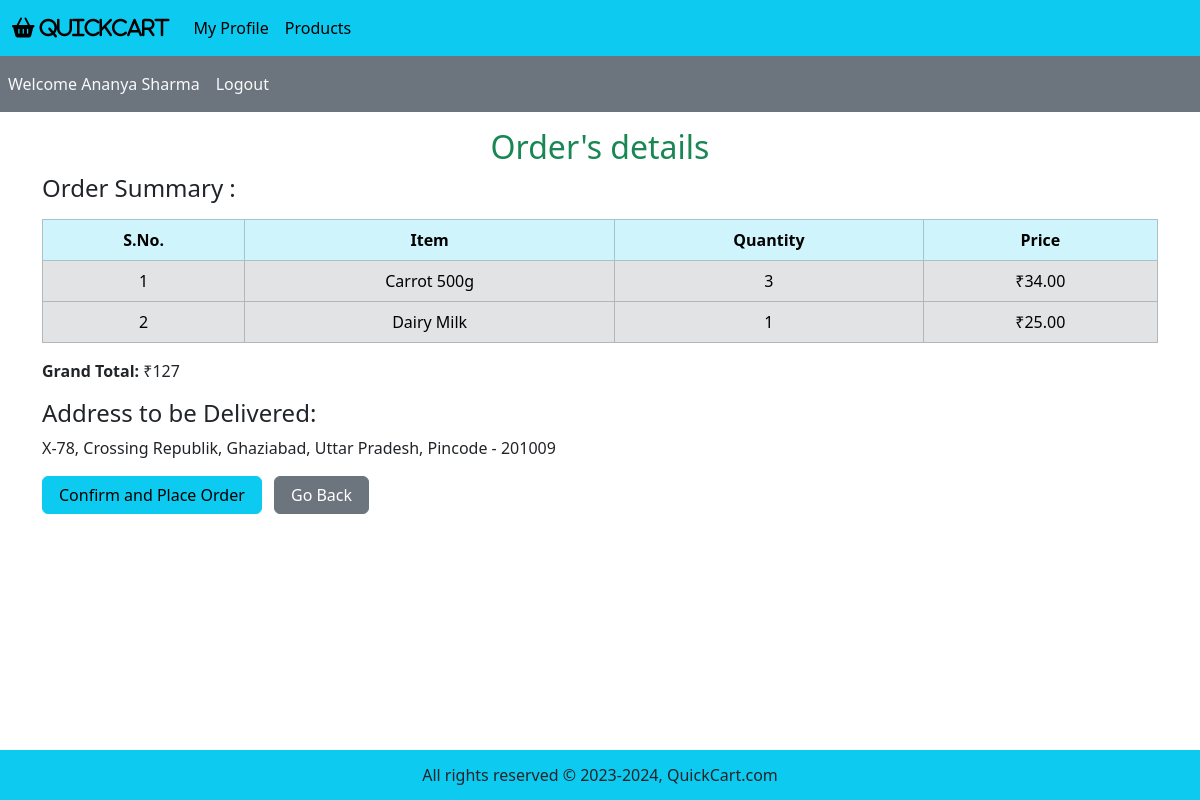
The page /customer_mode/checkout.php?customer_id=2 on the database its author committed.
### tables this page shows
CREATE TABLE IF NOT EXISTS customer (
	customerID INT AUTO_INCREMENT PRIMARY KEY, 
    first_name VARCHAR(50) NOT NULL,  
    last_name VARCHAR(50),
    address_street VARCHAR(100) NOT NULL,  
	address_city VARCHAR(50) NOT NULL,
	address_state VARCHAR(50) NOT NULL,
    pincode INT NOT NULL,
    phone_no BIGINT UNIQUE NOT NULL,  
    email VARCHAR(100) UNIQUE NOT NULL,
    password VARCHAR(50) NOT NULL,
    dob DATE NOT NULL,
    age INT DEFAULT 0,  
    gender VARCHAR(10)
);

CREATE TABLE IF NOT EXISTS addsToCart (
    customerID INT NOT NULL,
    productID INT NOT NULL,
    quantity INT NOT NULL DEFAULT 1 CHECK (quantity >= 1),
    PRIMARY KEY (customerID, productID),
    FOREIGN KEY (customerID) REFERENCES customer(customerID) ON DELETE CASCADE,
    FOREIGN KEY (productID) REFERENCES product(productID) ON DELETE CASCADE
);

CREATE TABLE IF NOT EXISTS product (
	productID INT AUTO_INCREMENT PRIMARY KEY,
    name VARCHAR(50) NOT NULL,
    price DECIMAL(10, 2) NOT NULL,
    stock INT NOT NULL DEFAULT 0 CHECK (stock>=0),
    brand VARCHAR(50) NOT NULL,
    qty_bought INT NOT NULL DEFAULT 0,
    description VARCHAR(200) NOT NULL DEFAULT "A high-quality product.",  
    prod_image VARCHAR(200) NOT NULL,
    categoryID INT NOT NULL,  
    FOREIGN KEY (categoryID) REFERENCES productCategory(categoryID) ON DELETE CASCADE 
    ON UPDATE CASCADE
     
);

### functions/common_function.php (called while the page is built, shortened)
<?php
include ('../includes/connect.php');
function total_cart($cust_id)
{
    global $con;
    $user_id = $cust_id;
    $total = 0;
    $select_cart = "SELECT * FROM addstocart WHERE customerID = '$user_id'";
    $result_cart = mysqli_query($con, $select_cart);
    while ($row_cart = mysqli_fetch_assoc($result_cart)) {
        $prod_id = $row_cart['productID'];
        $prod_qty = $row_cart['quantity'];
        $select_prod = "SELECT * FROM product WHERE productID = '$prod_id'";
        $result_prod = mysqli_query($con, $select_prod);
        $row_prod = mysqli_fetch_assoc($result_prod);
        $prod_price = $row_prod['price'];
        $total += $prod_price * $prod_qty;
    }
    return $total;
}
        ?>

### customer_mode/checkout.php (the view, shortened to what this page needs)
<?php
include ('../functions/common_function.php');
if (isset ($_GET['customer_id'])) {
    $cust_id = $_GET['customer_id'];
    $get_data = "SELECT * FROM customer WHERE customerID = $cust_id;";
    $result_get = mysqli_query($con, $get_data);
    $row_data = mysqli_fetch_assoc($result_get);
    $cust_id = $row_data["customerID"];
    $cust_fname = $row_data['first_name'];
    $cust_lname = $row_data['last_name'];
    $street = $row_data['address_street'];
    $city = $row_data['address_city'];
    $state = $row_data['address_state'];
    $pincode = $row_data['pincode'];
    if ($cust_lname === null) {
        $cust_name = $cust_fname;
    } else {
        $cust_name = $cust_fname . ' ' . $cust_lname;
    }
    $totalPrice = total_cart($cust_id);
    $cust_address = $street . ', ' . $city . ', ' . $state . ', Pincode - ' . $pincode;
}
?>
<!DOCTYPE html>
<html lang="en">
<head>
    <link href="https://cdn.jsdelivr.net/npm/bootstrap@5.3.3/dist/css/bootstrap.min.css" rel="stylesheet"
>
    <link rel="stylesheet" href="https://cdnjs.cloudflare.com/ajax/libs/font-awesome/6.5.1/css/all.min.css"
 />
    <link rel="stylesheet" href="../style.css">
</head>
<body>
    <div class="container-fluid p-0">
        <nav class="navbar navbar-expand-lg bg-info">
            <div class="container-fluid">
                <a class="navbar-brand" href="#"><i class="fa fa-shopping-basket" aria-hidden="true"> QuickCart</i></a>
                <div class="collapse navbar-collapse" id="navbarSupportedContent">
                    <ul class="navbar-nav me-auto mb-2 mb-lg-0">
                        <li class="nav-item">
                            <a class="nav-link active" aria-current="page"
                                href='profile_page.php?customer_id=<?php echo "$cust_id"; ?>'>My Profile</a>
                        </li>
                        <li class="nav-item">
                            <a class="nav-link active"
                                href='index.php?customer_id=<?php echo "$cust_id"; ?>'>Products</a>
                        </li>
                    </ul>
                </div>
            </div>
        </nav>
        <nav class="navbar navbar-expand-lg navbar-dark bg-secondary">
            <ul class="navbar-nav me-auto">
                <li class="nav-item">
                    <a class="nav-link text-light" href="">Welcome
                        <?php echo "$cust_name"; ?>
                    </a>
                </li>
                <li class="nav-item">
                    <a class="nav-link text-light" href="../start.php">Logout</a>
                </li>
            </ul>
        </nav>
        <div class="container my-3">
            <h2 class="text-center text-success mt-3">Order's details</h2>
            <h4>Order Summary :</h4>
            <table class="table table-bordered mt-3">
                <thead class="table-info text-center text-white">
                    <tr>
                        <th>S.No.</th>
                        <th>Item</th>
                        <th>Quantity</th>
                        <th>Price</th>
                    </tr>
                </thead>
                <tbody class="table-secondary text-white text-center">
                    <?php
                    $get_cart = "SELECT * FROM addsToCart WHERE customerID = '$cust_id';";
                    $result_get = mysqli_query($con, $get_cart);
                    $number = 0;
                    while ($row_get = mysqli_fetch_assoc($result_get)) {
                        $prodID = $row_get["productID"];
                        $q = $row_get["quantity"];
                        $get_prod = "SELECT * FROM product WHERE productID = '$prodID';";
                        $result_prod = mysqli_query($con, $get_prod);
                        $row_prod = mysqli_fetch_assoc($result_prod);
                        $prod_name = $row_prod["name"];
                        $prod_price = $row_prod["price"];
                        $number++ ;
                        ?>
                        <tr>
                            <td>
                                <?php echo "$number"; ?>
                            </td>
                            <td>
                                <?php echo "$prod_name"; ?>
                            </td>
                            <td>
                                <?php echo "$q"; ?>
                            </td>
                            <td>
                                <?php echo "₹$prod_price"; ?>
                            </td>
                        </tr>
                    <?php }
                    ?>
                </tbody>
            </table>
            <p><strong>Grand Total:</strong>
                <?php echo "₹$totalPrice"; ?>
            </p>
            <h4>Address to be Delivered:</h4>
            <p>
                <?php echo $cust_address; ?>
            </p>
            <form action="place_order.php?customer_id=<?php echo $cust_id; ?>" method="post">
                <input type="submit" name="confirm_order" class="btn btn-info mb-3 px-3" value="Confirm and Place Order">
                <a href='index.php?customer_id=<?php echo "$cust_id"; ?>' class="btn btn-secondary mb-3 px-3 mx-2">Go Back</a>
            </form>
        </div>
        <?php
        include ("../includes/footer.php");
        ?>
    </div>
</body>
</html>

### style.css (style rules this page uses)
* { margin: 0; padding: 0; box-sizing: border-box; }

### customer_mode/checkout.php (style rules this page uses)
body { overflow-x: hidden; }

### includes/footer.php (style rules this page uses)
body { margin: 0; padding: 0; min-height: 100vh; position: relative; }

### rows shown on the page
customer: cust_name "Ananya Sharma", cust_address "X-78, Crossing Republik, Ghaziabad, Uttar Pradesh, Pincode - 201009"
addstocart: productID.name "Carrot 500g", quantity "3", productID.price "34.00"
addstocart: productID.name "Dairy Milk", quantity "1", productID.price "25.00"

### other values the page prints
$totalPrice "127"
